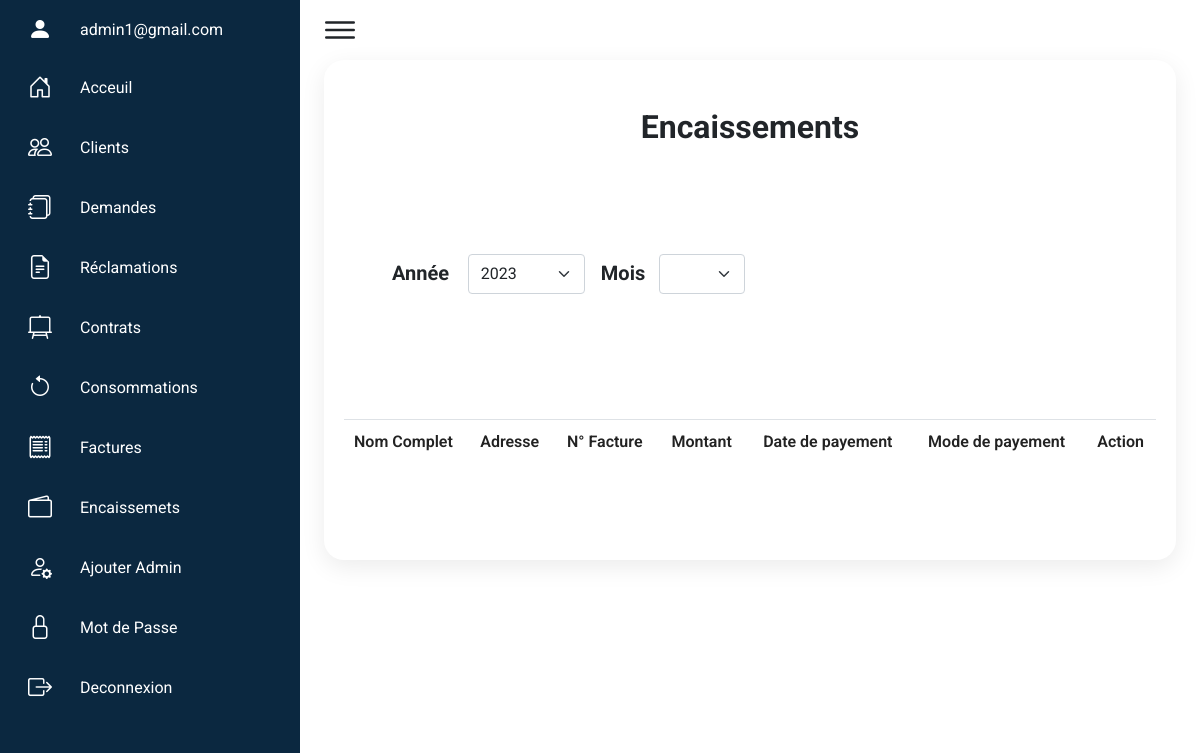
The app's page /index.php?page=encaissements (signed in), older data.
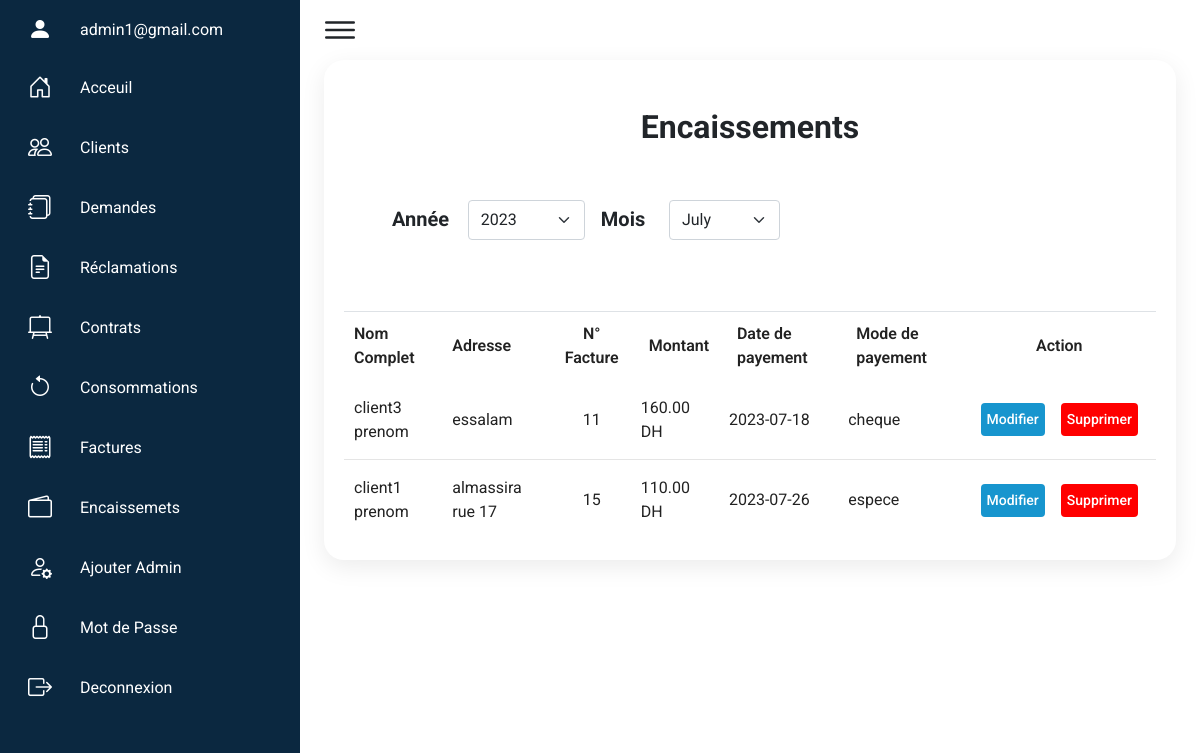
The same page, newer data.
### tables this page shows
CREATE TABLE `encaissements` (
  `encaissement_id` int(11) NOT NULL,
  `encaissement_date` date NOT NULL DEFAULT current_timestamp(),
  `encaissement_time` time NOT NULL DEFAULT current_timestamp(),
  `facture_id` int(11) NOT NULL,
  `mode_payement_id` int(11) NOT NULL,
  `Ncheque,transaction` varchar(30) NOT NULL,
  `contrat_id` int(11) NOT NULL
);

CREATE TABLE `clients` (
  `client_id` int(11) NOT NULL,
  `password` varchar(50) NOT NULL,
  `nom` varchar(20) NOT NULL,
  `prenom` varchar(20) NOT NULL,
  `adresse` varchar(50) NOT NULL,
  `tel` varchar(10) NOT NULL,
  `email` varchar(30) NOT NULL,
  `isVerified` int(11) NOT NULL DEFAULT 0,
  `token` varchar(255) NOT NULL,
  `isActive` tinyint(4) NOT NULL DEFAULT 1
);

CREATE TABLE `contrats` (
  `contrat_id` int(11) NOT NULL,
  `client_id` int(11) NOT NULL,
  `numero` int(11) NOT NULL,
  `date_de_debut` date NOT NULL DEFAULT current_timestamp(),
  `date_de_fin` date DEFAULT NULL,
  `adresse_local` varchar(50) NOT NULL,
  `localite_id` int(11) NOT NULL,
  `etat` int(11) NOT NULL DEFAULT 1
);

CREATE TABLE `factures` (
  `facture_id` int(11) NOT NULL,
  `facture_payement_date` datetime DEFAULT NULL,
  `facture_time` datetime NOT NULL DEFAULT current_timestamp(),
  `montant` decimal(8,2) NOT NULL,
  `consommation_id` int(11) NOT NULL,
  `contrat_id` int(11) NOT NULL,
  `etat` tinyint(1) NOT NULL DEFAULT 0
);

CREATE TABLE `modes_payement` (
  `mode_payement_id` int(11) NOT NULL,
  `mode_payement` varchar(30) NOT NULL
);

### models/encaissements.php (called while the page is built, shortened)
<?php
function getAll($month, $year)
{
    $db = connectToDatabase();
    $stm = $db->prepare("SELECT e.*, cl.nom,cl.prenom, c.adresse_local,f.*,modes_payement.*
    FROM encaissements e
    JOIN factures f ON e.facture_id = f.facture_id
    JOIN contrats c ON f.contrat_id = c.contrat_id
    JOIN clients cl ON c.client_id = cl.client_id
    JOIN modes_payement ON modes_payement.mode_payement_id = e.mode_payement_id
    WHERE MONTH(e.encaissement_date) = :mois AND YEAR(e.encaissement_date) = :annee
    ");
    $stm->bindParam(":mois", $month);
    $stm->bindParam(":annee", $year);
    $stm->execute();
    return $stm->fetchAll();
}
function Months()
{
    $db = connectToDatabase();
    $stm = $db->prepare("SELECT DISTINCT MONTH(encaissement_date) as month FROM encaissements ORDER BY MONTH(encaissement_date) DESC");
    $stm->execute();
    return $stm->fetchAll();
}

### models/consommations.php (called while the page is built, shortened)
<?php
function Years()
{
    $db = connectToDatabase();
    $stm = $db->prepare("SELECT DISTINCT consommation_annee FROM consommations ORDER BY consommation_annee DESC");
    $stm->execute();
    return $stm->fetchAll();
}

### controllers/consommations.php (called while the page is built, shortened)
<?php
require_once('./models/consommations.php');
function getYears()
{
    return Years();
}

### controllers/encaissements.php (called while the page is built, shortened)
<?php
require_once('./models/encaissements.php');
function getAllEncaissements($month, $year)
{
    return getAll($month, $year);
}

### views/admin/encaissements.php (the view, shortened to what the changed rows need)
<?php
$currentMonth = date('n');
$currentYear = date('Y');
$years = getYears();
$mounths = Months();
if (isset($_POST['year']) && !empty($_POST['year'])) {
    $yearSelected = $_POST['year'];
    $mounthSelected = $_POST['mounth'];
    $encaissements = getAllEncaissements($mounthSelected, $yearSelected);
} else {
    $encaissements = getAllEncaissements($currentMonth, $currentYear);
}
$title = "Encaissemets" ?>
<div class="details-table p-0 px-2">
    <div class="activities pt-0 lesson-block m-0 mx-3 my-0">
        <h2 class="fw-bold mt-5 mb-4 text-center">Encaissements</h2>
        <div class="d-flex flex-start my-2 mx-5">
            <div class="d-flex">
                <label class="fw-bold fs-5 mt-1">Mois &nbsp;&nbsp;&nbsp;&nbsp;&nbsp;&nbsp;&nbsp;&nbsp;&nbsp;</label>
                <select name="mounth" id="selectMounth" class="form-select w-75" aria-label="Default select example" style="height: 40px !important;">
                    <?php if (isset($_POST['mounth'])) { ?>
                        <?php foreach ($mounths as $mounth) {
                            if ($_POST['mounth'] == $mounth['month']) { ?>
                                <option value="<?= $mounth['month'] ?>" selected><?= date('F', strtotime("01-" . $mounth['month'] . "-2000")) ?></option>
                            <?php } else { ?>
                                <option value="<?= $mounth['month'] ?>"><?= date('F', strtotime("01-" . $mounth['month'] . "-2000")) ?></option>
                        <?php  }
                        }
                    } else { ?>
                        <?php foreach ($mounths as $mounth) { ?>
                            <option value="<?= $mounth['month'] ?>"><?= date('F', strtotime("01-" . $mounth['month'] . "-2000")) ?></option>
                        <?php } ?>
                    <?php } ?>
                </select>
            </div>
        </div>
        <table class="border-top">
            <thead>
                <tr>
                    <td>Nom Complet</td>
                    <td class="text-start">Adresse</td>
                    <td>N° Facture </td>
                    <td class="text-start ps-3">Montant </td>
                    <td class="text-start ps-3">Date de payement</td>
                    <td class="text-start ps-3">Mode de payement</td>
                    <td class="text-center">Action</td>
                </tr>
            </thead>
            <tbody id="" style="max-height: 600px;overflow-y:auto">
                <?php foreach ($encaissements as $key => $encaissement) { ?>
                    <tr>
                        <td> <?= $encaissement['nom'] . " " . $encaissement['prenom'] ?></td>
                        <td class="text-start"><?= $encaissement['adresse_local'] ?></td>
                        <td class=" py-1 m-1 px-2 "><?= $encaissement['facture_id'] ?></td>
                        <td class=" py-1 m-1 px-2 "><?= $encaissement['montant'] ?> DH</td>
                        <td class=" py-1 m-1 px-2 "><?= $encaissement['encaissement_date'] ?></td>
                        <td class=" py-1 m-1 px-2 "><?= $encaissement['mode_payement'] ?></td>
                        <td>
                            <div class="d-flex justify-content-evenly py-2 align-items-center">
                                <button type="button" class="status btn delivered border-none mx-2" data-bs-toggle="modal" data-bs-target="#editEncaissement<?= $encaissement['encaissement_id'] ?>">
                                    Modifier
                                </button>
                                <form action="?page=deleteEncaissement" method="post">
                                    <button type="submit" class="status btn return border-none mx-2">Supprimer</button>
                                </form>
                            </div>
                        </td>
                    </tr>
                <?php } ?>
            </tbody>
        </table>
    </div>
</div>
<?php require('views/admin/layout.php');

Row changes from the older to the newer data that the page shows:
added encaissements: clients.nom "client3", clients.prenom "prenom", contrat.adresse_local "essalam", facture.facture_id "11", facture.montant "160.00", encaissement_date "2023-07-18", mode_payement.mode_payement "cheque"
added encaissements: clients.nom "client1", clients.prenom "prenom", contrat.adresse_local "almassira rue 17", facture.facture_id "15", facture.montant "110.00", encaissement_date "2023-07-26", mode_payement.mode_payement "espece"
Text that changed along with them:
form field mounth: (not shown) → "July"
